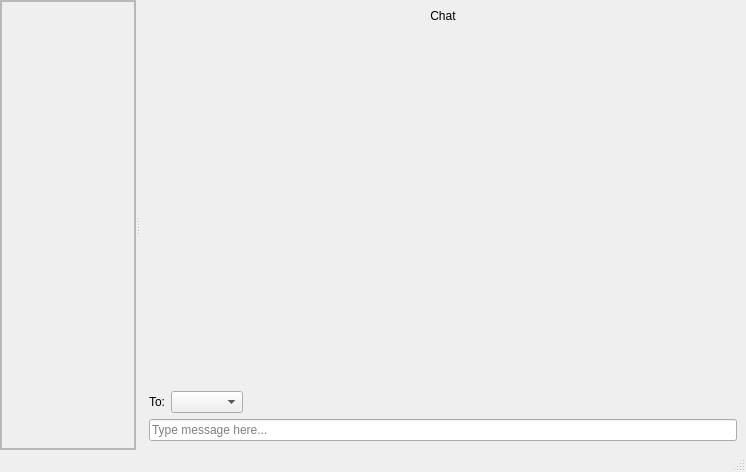
<?xml version="1.0" encoding="UTF-8"?>
<ui version="4.0">
 <class>MainWindow</class>
 <widget class="QMainWindow" name="MainWindow">
  <property name="geometry">
   <rect>
    <x>0</x>
    <y>0</y>
    <width>746</width>
    <height>472</height>
   </rect>
  </property>
  <property name="windowTitle">
   <string>MainWindow</string>
  </property>
  <widget class="QWidget" name="centralwidget">
   <layout class="QGridLayout" name="gridLayout_3">
    <property name="leftMargin">
     <number>0</number>
    </property>
    <property name="topMargin">
     <number>0</number>
    </property>
    <property name="rightMargin">
     <number>0</number>
    </property>
    <property name="bottomMargin">
     <number>0</number>
    </property>
    <item row="0" column="0">
     <widget class="QSplitter" name="horizontal_splitter">
      <property name="sizePolicy">
       <sizepolicy hsizetype="Preferred" vsizetype="Preferred">
        <horstretch>0</horstretch>
        <verstretch>0</verstretch>
       </sizepolicy>
      </property>
      <property name="orientation">
       <enum>Qt::Horizontal</enum>
      </property>
      <property name="childrenCollapsible">
       <bool>false</bool>
      </property>
      <widget class="QFrame" name="main_frame">
       <property name="sizePolicy">
        <sizepolicy hsizetype="Expanding" vsizetype="Expanding">
         <horstretch>0</horstretch>
         <verstretch>0</verstretch>
        </sizepolicy>
       </property>
       <property name="frameShape">
        <enum>QFrame::StyledPanel</enum>
       </property>
       <property name="frameShadow">
        <enum>QFrame::Raised</enum>
       </property>
       <layout class="QGridLayout" name="main_grid_layout">
        <property name="leftMargin">
         <number>0</number>
        </property>
        <property name="topMargin">
         <number>0</number>
        </property>
        <property name="rightMargin">
         <number>0</number>
        </property>
        <property name="bottomMargin">
         <number>0</number>
        </property>
        <property name="horizontalSpacing">
         <number>0</number>
        </property>
        <item row="0" column="0">
         <widget class="QSplitter" name="main_vertical_splitter">
          <property name="sizePolicy">
           <sizepolicy hsizetype="Preferred" vsizetype="Preferred">
            <horstretch>0</horstretch>
            <verstretch>0</verstretch>
           </sizepolicy>
          </property>
          <property name="orientation">
           <enum>Qt::Vertical</enum>
          </property>
          <property name="childrenCollapsible">
           <bool>false</bool>
          </property>
          <widget class="QFrame" name="video_grid_container">
           <property name="sizePolicy">
            <sizepolicy hsizetype="Preferred" vsizetype="Preferred">
             <horstretch>0</horstretch>
             <verstretch>0</verstretch>
            </sizepolicy>
           </property>
           <property name="frameShape">
            <enum>QFrame::StyledPanel</enum>
           </property>
           <property name="frameShadow">
            <enum>QFrame::Raised</enum>
           </property>
           <layout class="QGridLayout" name="video_grid_container_layout">
            <property name="leftMargin">
             <number>0</number>
            </property>
            <property name="topMargin">
             <number>0</number>
            </property>
            <property name="rightMargin">
             <number>0</number>
            </property>
            <property name="bottomMargin">
             <number>0</number>
            </property>
            <item row="2" column="1">
             <spacer name="verticalSpacer_3">
              <property name="orientation">
               <enum>Qt::Vertical</enum>
              </property>
              <property name="sizeType">
               <enum>QSizePolicy::Minimum</enum>
              </property>
              <property name="sizeHint" stdset="0">
               <size>
                <width>10</width>
                <height>10</height>
               </size>
              </property>
             </spacer>
            </item>
            <item row="1" column="2">
             <spacer name="horizontalSpacer_4">
              <property name="orientation">
               <enum>Qt::Horizontal</enum>
              </property>
              <property name="sizeType">
               <enum>QSizePolicy::Minimum</enum>
              </property>
              <property name="sizeHint" stdset="0">
               <size>
                <width>10</width>
                <height>10</height>
               </size>
              </property>
             </spacer>
            </item>
            <item row="0" column="1">
             <spacer name="verticalSpacer_4">
              <property name="orientation">
               <enum>Qt::Vertical</enum>
              </property>
              <property name="sizeType">
               <enum>QSizePolicy::Minimum</enum>
              </property>
              <property name="sizeHint" stdset="0">
               <size>
                <width>10</width>
                <height>10</height>
               </size>
              </property>
             </spacer>
            </item>
            <item row="1" column="0">
             <spacer name="horizontalSpacer_5">
              <property name="orientation">
               <enum>Qt::Horizontal</enum>
              </property>
              <property name="sizeType">
               <enum>QSizePolicy::Minimum</enum>
              </property>
              <property name="sizeHint" stdset="0">
               <size>
                <width>10</width>
                <height>10</height>
               </size>
              </property>
             </spacer>
            </item>
           </layout>
          </widget>
         </widget>
        </item>
       </layout>
      </widget>
      <widget class="QFrame" name="chat_frame">
       <property name="sizePolicy">
        <sizepolicy hsizetype="Fixed" vsizetype="Preferred">
         <horstretch>0</horstretch>
         <verstretch>0</verstretch>
        </sizepolicy>
       </property>
       <property name="minimumSize">
        <size>
         <width>220</width>
         <height>0</height>
        </size>
       </property>
       <property name="styleSheet">
        <string notr="true"/>
       </property>
       <layout class="QGridLayout" name="chat_grid_layout">
        <property name="leftMargin">
         <number>9</number>
        </property>
        <property name="rightMargin">
         <number>9</number>
        </property>
        <property name="spacing">
         <number>6</number>
        </property>
        <item row="2" column="0">
         <layout class="QHBoxLayout" name="chat_horizontalLayout">
          <item>
           <widget class="QLabel" name="to_label">
            <property name="text">
             <string>To:</string>
            </property>
           </widget>
          </item>
          <item>
           <widget class="QComboBox" name="recipient_combo_box">
            <property name="enabled">
             <bool>true</bool>
            </property>
            <property name="sizePolicy">
             <sizepolicy hsizetype="Preferred" vsizetype="Preferred">
              <horstretch>0</horstretch>
              <verstretch>0</verstretch>
             </sizepolicy>
            </property>
            <property name="minimumSize">
             <size>
              <width>70</width>
              <height>20</height>
             </size>
            </property>
            <property name="currentText">
             <string/>
            </property>
           </widget>
          </item>
          <item>
           <spacer name="horizontalSpacer">
            <property name="orientation">
             <enum>Qt::Horizontal</enum>
            </property>
            <property name="sizeHint" stdset="0">
             <size>
              <width>40</width>
              <height>20</height>
             </size>
            </property>
           </spacer>
          </item>
         </layout>
        </item>
        <item row="1" column="0">
         <widget class="QScrollArea" name="chat_scroll_area">
          <property name="sizePolicy">
           <sizepolicy hsizetype="MinimumExpanding" vsizetype="Expanding">
            <horstretch>0</horstretch>
            <verstretch>0</verstretch>
           </sizepolicy>
          </property>
          <property name="frameShape">
           <enum>QFrame::NoFrame</enum>
          </property>
          <property name="horizontalScrollBarPolicy">
           <enum>Qt::ScrollBarAlwaysOff</enum>
          </property>
          <property name="widgetResizable">
           <bool>true</bool>
          </property>
          <widget class="QWidget" name="messages_widget">
           <property name="geometry">
            <rect>
             <x>0</x>
             <y>0</y>
             <width>556</width>
             <height>340</height>
            </rect>
           </property>
           <layout class="QVBoxLayout" name="messages_layout">
            <property name="spacing">
             <number>0</number>
            </property>
            <property name="leftMargin">
             <number>0</number>
            </property>
            <property name="topMargin">
             <number>0</number>
            </property>
            <property name="rightMargin">
             <number>0</number>
            </property>
            <property name="bottomMargin">
             <number>0</number>
            </property>
           </layout>
          </widget>
         </widget>
        </item>
        <item row="3" column="0">
         <widget class="QLineEdit" name="chat_input">
          <property name="sizePolicy">
           <sizepolicy hsizetype="Expanding" vsizetype="Fixed">
            <horstretch>0</horstretch>
            <verstretch>0</verstretch>
           </sizepolicy>
          </property>
          <property name="minimumSize">
           <size>
            <width>0</width>
            <height>20</height>
           </size>
          </property>
          <property name="placeholderText">
           <string>Type message here...</string>
          </property>
         </widget>
        </item>
        <item row="0" column="0">
         <widget class="QLabel" name="chat_title">
          <property name="text">
           <string>Chat</string>
          </property>
          <property name="alignment">
           <set>Qt::AlignCenter</set>
          </property>
         </widget>
        </item>
       </layout>
      </widget>
     </widget>
    </item>
   </layout>
  </widget>
  <widget class="QMenuBar" name="menubar">
   <property name="geometry">
    <rect>
     <x>0</x>
     <y>0</y>
     <width>746</width>
     <height>21</height>
    </rect>
   </property>
  </widget>
  <widget class="QStatusBar" name="statusbar"/>
 </widget>
 <resources/>
 <connections/>
</ui>
